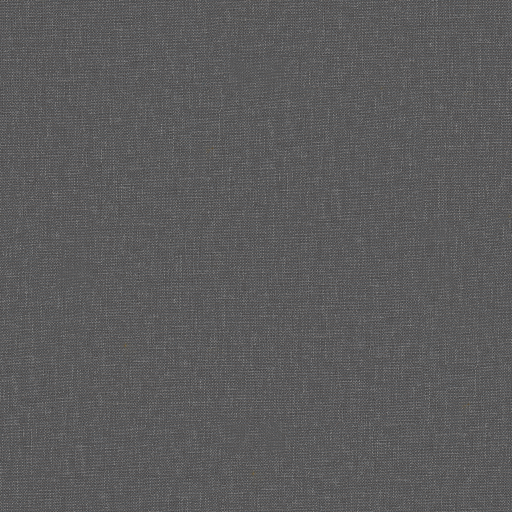
#> input picture assets/boards/Fabric030.jpg, 1024 x 1024 px, given in place of Fabric030.jpg.jpg, which was not available (shown at 1/2 size)
$ python -i board_types.py   (imports and definitions only)
#> lines starting #> are read from the running program, lines starting #| are printed output that depends on the picture
"""Distinct board profiles with bundled CC0 surface materials."""

from dataclasses import dataclass
import math
from PIL import Image, ImageOps
from OpenGL import GL as gl
from otb_chess.services.settings import APP_DIR
from otb_chess.graphics.gl_primitives import material


@dataclass(frozen=True)
class BoardType:
    name: str
    texture: str | None
    depth: float
    radius: float
    gloss: int
    trim: bool = False


BOARD_TYPES = {
    "classic": BoardType("Classic",None,.28,.02,18),
    "marble": BoardType("Polished Marble","Marble012",.38,.16,100),
    "rounded_wood": BoardType("Rounded Oak","Wood049",.30,.32,45),
    "tournament": BoardType("Tournament Wood","Wood049",.18,.07,18,True),
    "canvas": BoardType("Canvas Roll-up","Fabric030",.055,.18,2),
    "luxury": BoardType("Marble & Brass","Marble012",.46,.22,100,True),
}


# [9 lines left out: function outline, not called in this run]


class BoardSurfaceRenderer:
    def __init__(self):
        self.textures = {}
        self.failed = set()

    def texture(self, name):
#> called with name = '../../assets/boards/Fabric030.jpg'
        if name is None or name in self.failed:
            return None
        if name not in self.textures:
            try:
                with Image.open(APP_DIR/'assets'/'boards'/f'{name}.jpg') as source:
                    # Neutral luminance modulation preserves the user's colour theme.
#> source is the input picture: PIL image 1024x1024 RGB; mean R, G, B 91.3, 90.8, 91.4
                    image = ImageOps.autocontrast(source.convert('L')).point(
                        [int(140+i*115/255) for i in range(256)]).convert('RGB')
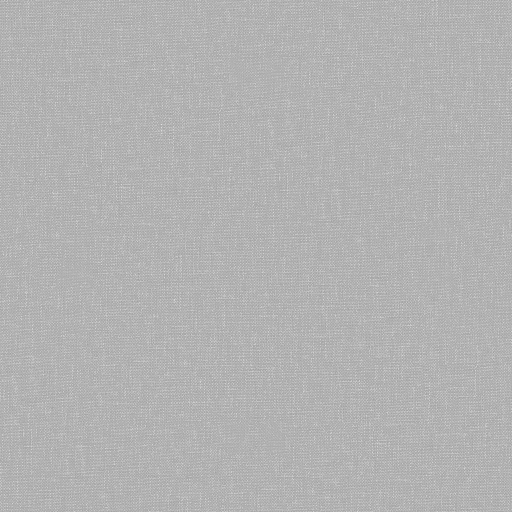
#> image: PIL image 1024x1024 RGB (shown at 1/2 size); min 140, max 255, mean 178.4
                    image = image.transpose(Image.Transpose.FLIP_TOP_BOTTOM)
#> (the run stopped early here; a loop or call above may not have finished)

$ run again, on assets/boards/Wood049.jpg
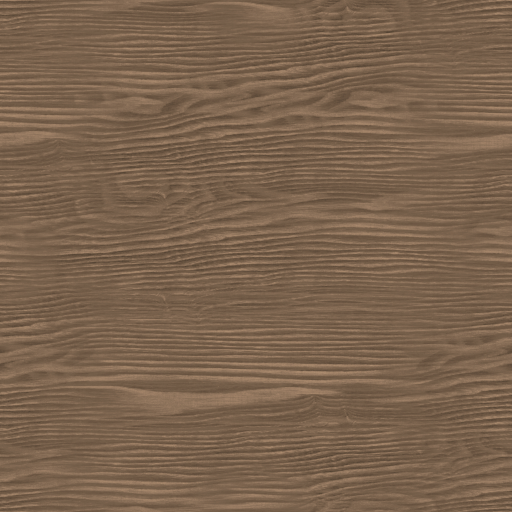
#> input picture assets/boards/Wood049.jpg, 1024 x 1024 px, given in place of Wood049.jpg.jpg, which was not available (shown at 1/2 size)
#> in texture, source is the input picture: PIL image 1024x1024 RGB; mean R, G, B 123, 99, 77.5
#> in texture, `image = ImageOps.autocontrast(source.convert('L')).point( [int(140+i*1..`:
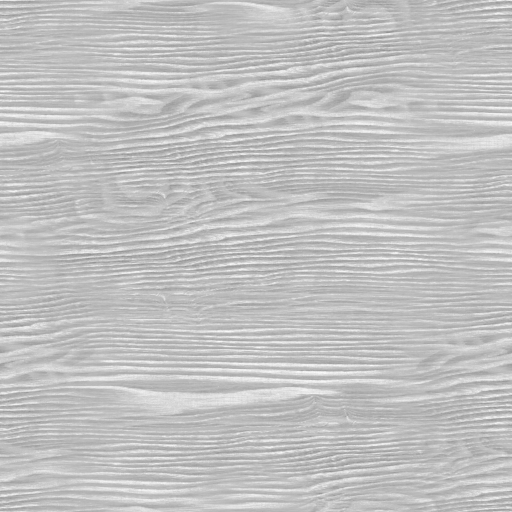
#> image: PIL image 1024x1024 RGB (shown at 1/2 size); min 140, max 255, mean 192.3
#> in texture, `image = image.transpose(Image.Transpose.FLIP_TOP_BOTTOM)`:
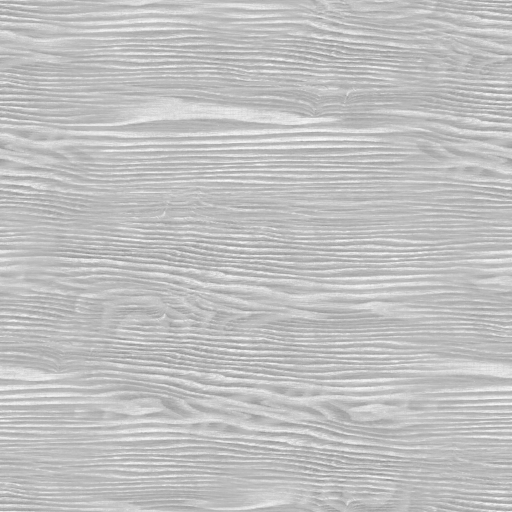
#> image: PIL image 1024x1024 RGB (shown at 1/2 size); min 140, max 255, mean 192.3
